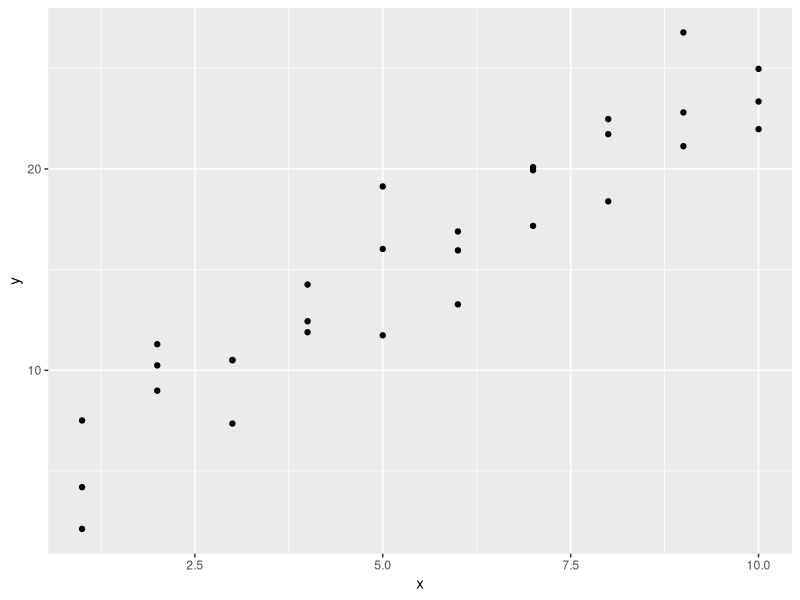
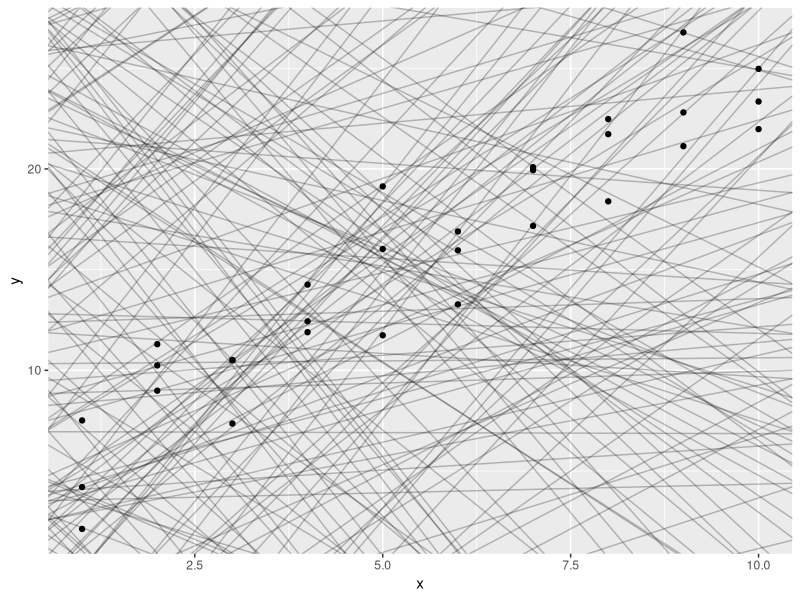
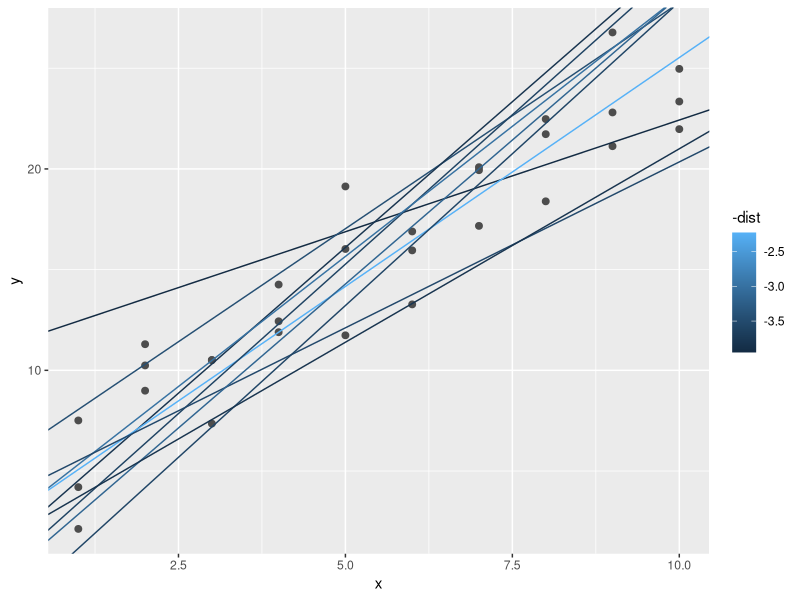
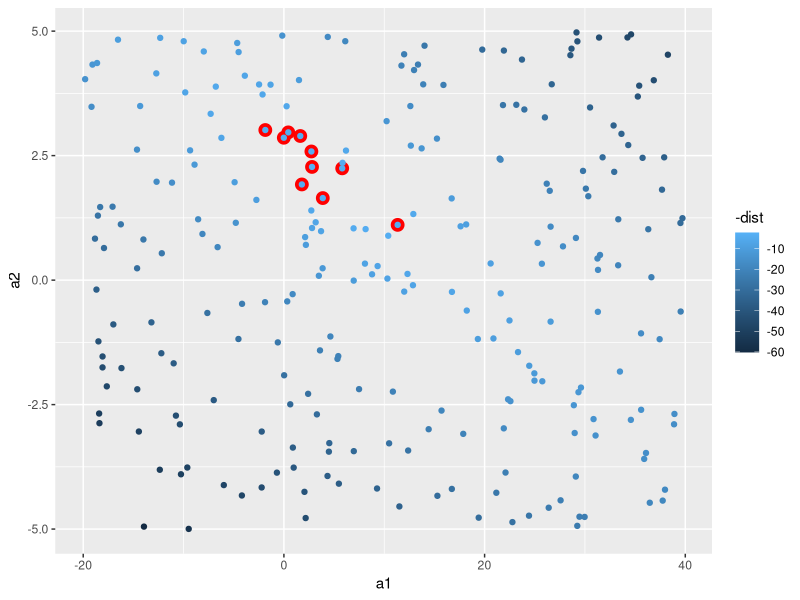
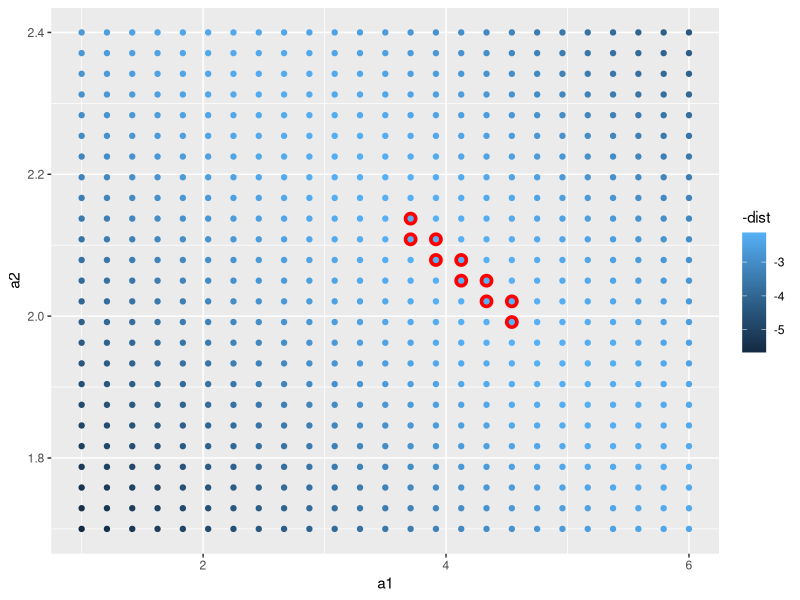
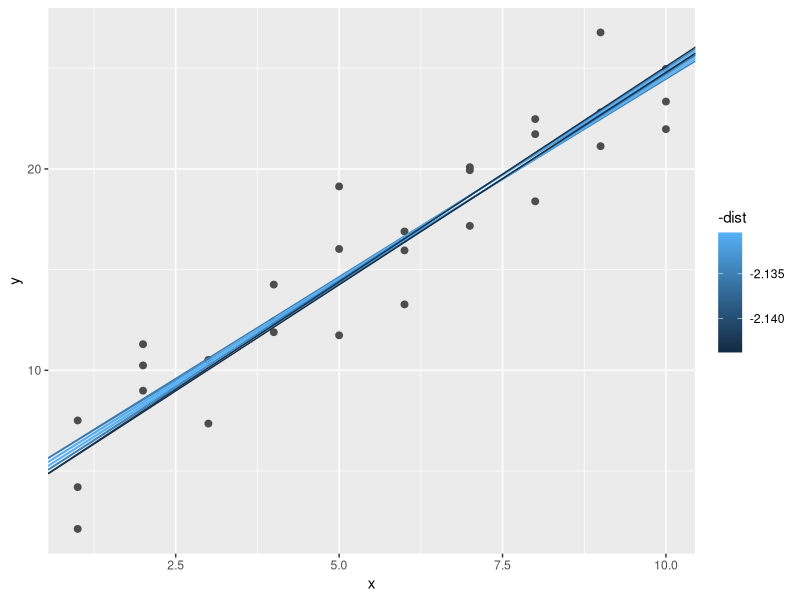
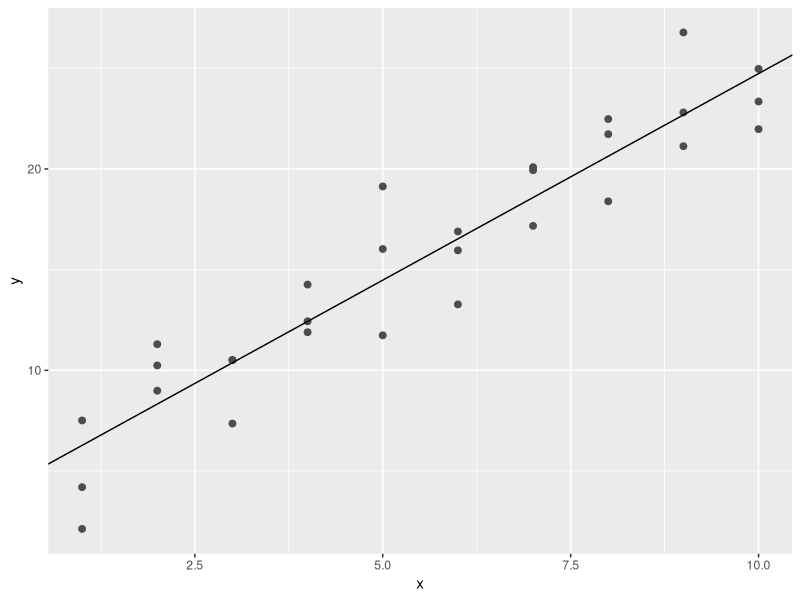

These charts were generated, in order, by the following R code: (Note: this script raises an error after producing the figures.)
# The goal of a model is to provide a simple low-dimensional summary of a dataset. 
# For hypothesis generation we focus on partition data into patterns and residuals
# In EDA models are compared with each other to see which works best through observation
# In Confirmatory Data Analysis previously formulated models are compared to the data (that was held out in the EDA).

# Two steps to modelling:

# 1. Define a family of models (e.g. y = a_1 * x + a_2, y = a_1 * x ^ a_2, or y = a_1 * a_2 ^ x, 
#    where x and y are known parts of the data and a_1 and a_2 are parameters).
# 2. Fitting of the model: find the model from the family that best describes your data (e.g. y = 3 * x + 7)

# All models are wrong, but some are useful. George Box

library(tidyverse)

library(modelr)
options(na.action = na.warn)

?sim1
ggplot(sim1, aes(x, y)) + 
  geom_point()

# y = a_0 + a_1 * x

models <- tibble(
  a1 = runif(250, -20, 40),
  a2 = runif(250, -5, 5)
)

ggplot(sim1, aes(x, y)) + 
  geom_abline(aes(intercept = a1, slope = a2), data = models, alpha = 1/4) +
  geom_point() 

?geom_abline

View(sim1)

model1 <- function(a, data) {
  a[1] + data$x * a[2]
}

model1(c(7, 1.5), sim1)
sim1$y - model1(c(7, 1.5), sim1)

# can we collapse it into one value?

# root-mean-squared deviation

measure_distance <- function(mod, data) {
  diff <- data$y - model1(mod, data)
  sqrt(mean(diff ^ 2))
}

measure_distance(c(7, 1.5), sim1)

# let's evaluate all the models above

# helper function to press generated variables into a vector of length 2
sim1_dist <- function(a1, a2) {
  measure_distance(c(a1, a2), sim1)
}

# we are using purrr to deal with managing input and output
models <- models %>% 
  mutate(dist = map2_dbl(a1, a2, sim1_dist))

# let's visualise
ggplot(sim1, aes(x, y)) + 
  geom_point(size = 2, colour = "grey30") + 
  geom_abline(
    aes(intercept = a1, slope = a2, colour = -dist), 
    data = filter(models, rank(dist) <= 10)
  )

# we do not necessarily see the data

ggplot(models, aes(a1, a2)) +
  geom_point(data = filter(models, rank(dist) <= 10), size = 4, colour = "red") +
  geom_point(aes(colour = -dist))

# is there a better way than just picking variables randomly?

# grid-search!

expand.grid(a1 = seq(-5, 20, length = 25), a2 = seq(1, 3, length = 25)) %>% 
  as_tibble

grid <- expand.grid(
  a1 = seq(1, 6, length = 25),
  a2 = seq(1.7, 2.4, length = 25)) %>% 
  mutate(dist = map2_dbl(a1, a2, sim1_dist))

grid %>% 
  ggplot(aes(a1, a2)) +
  geom_point(data = filter(grid, rank(dist) <= 10), size = 4, colour = "red") +
  geom_point(aes(colour = -dist)) 

# looking at the best models vs. data

ggplot(sim1, aes(x, y)) + 
  geom_point(size = 2, colour = "grey30") + 
  geom_abline(
    aes(intercept = a1, slope = a2, colour = -dist), 
    data = filter(grid, rank(dist) <= 10)
  )

# you could manually make the grid finer and finer, but there is a better way

# Quasi-Newton search
best <- optim(c(0, 0), measure_distance, data = sim1)
best$par

# don't worry too much about optim now, the intuition suffices
# anyway, let's visualise

ggplot(sim1, aes(x, y)) + 
  geom_point(size = 2, colour = "grey30") + 
  geom_abline(intercept = best$par[1], slope = best$par[2])

ggplot(sim1, aes(x, y)) + 
  geom_point(size = 2, colour = "grey30") + 
  geom_abline(intercept = coef(sim1_mod)[1], slope = coef(sim1_mod)[2])

# optim can be used for everything you can write a distance function for

# special case linear model
# y = a_1 + a_2 * x_1 + a_3 * x_2 + ... + a_n * x_(n - 1)
?lm
# y ~ x is translated by lm to y = a_1 + a_2 * x
sim1_mod <- lm(y ~ x, data = sim1)
coef(sim1_mod)
# lm is faster than optim but only works for linear models


# Exercise ----------------------------------------------------------------

# Fit a linear model for the mpg data using predicting cty from displ and plot it including a scatterplot of the data:
# 1. Using grid search
# 2. using a build in modelling function


# Visualising models using predictions and residuals ----------------------

grid <- sim1 %>% 
  data_grid(x) 
grid

grid <- grid %>% 
  add_predictions(sim1_mod) 
grid

# more complex than abline, but more general!
ggplot(sim1, aes(x)) +
  geom_point(aes(y = y)) +
  geom_line(aes(y = pred), data = grid, colour = "red", size = 1)

sim1 <- sim1 %>% 
  add_residuals(sim1_mod)
sim1

ggplot(sim1, aes(resid)) + 
  geom_freqpoly(binwidth = 0.5)

ggplot(sim1, aes(x, resid)) + 
  geom_ref_line(h = 0) +
  geom_point() 


# Exercise ----------------------------------------------------------------

# Instead of using lm() to fit a straight line, you can use loess() to fit a smooth curve. 
# Repeat the process of model fitting, grid generation, predictions, and visualisation on sim1 using loess() instead of lm(). 
# How does the result compare to geom_smooth()